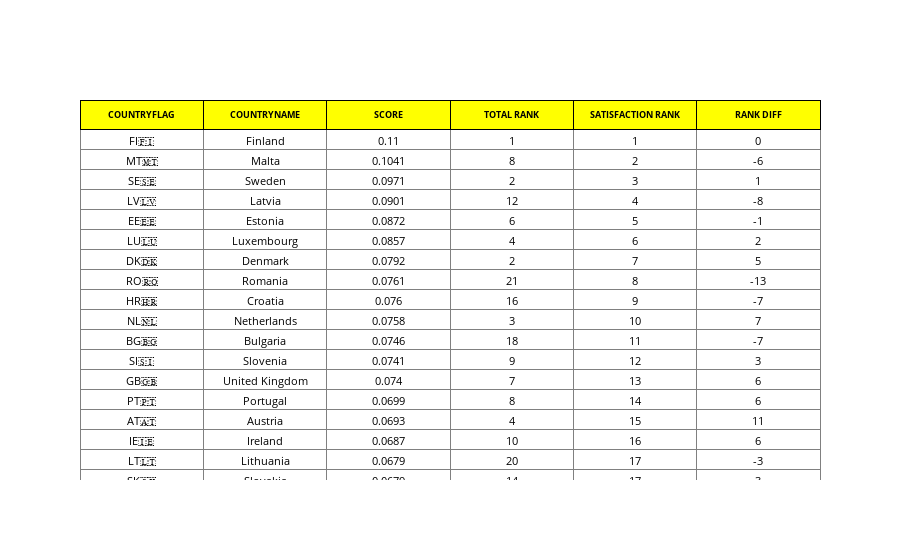

Write notebook code for a chart like this one.
### Code cell
subset_df['Satisfaction Rank'] = subset_df['Score'].rank(method='dense', ascending=False).astype('int')
subset_df['Rank Diff'] = subset_df['Satisfaction Rank'] - subset_df['Total Rank'] 
plot_table(subset_df)

### Figure 1 — Plotly figure (JSON) as saved in the notebook; plotly's stock layout.template omitted (floating-point values rounded to 4 significant figures; data arrays with more than 128 entries replaced by an {"elided": "..."} marker saying what was removed)
{"data": [{"cells": {"align": "center", "font": {"color": "black", "size": 11}, "values": {"elided": "6x28 mixed values"}}, "header": {"align": ["center"], "fill": {"color": "yellow"}, "font": {"color": "black", "size": 9}, "line": {"color": "black"}, "values": ["<b>COUNTRYFLAG</b>", "<b>COUNTRYNAME</b>", "<b>SCORE</b>", "<b>TOTAL RANK</b>", "<b>SATISFACTION RANK</b>", "<b>RANK DIFF</b>"]}, "type": "table", "uid": "3c7b7e54-84ab-4942-a734-93cbd168e770"}], "layout": {}}
